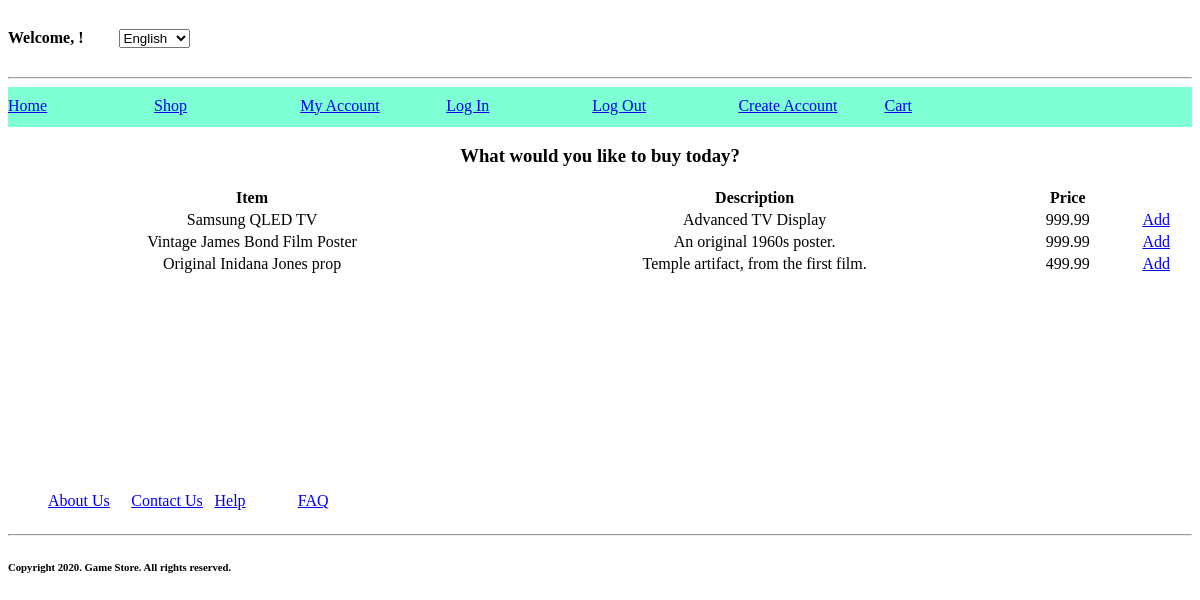
The page /electronics on the database its author committed.
### store_app/models.py (models this page shows)
class Item(models.Model):
    item_name = models.CharField(max_length=100)
    desc = models.TextField()
    price = models.DecimalField(max_digits=6, decimal_places=2)
    user = models.ManyToManyField(User, related_name="items")
    objects = ItemManager()

### store_app/views.py (the view)
# urls.py: path('electronics', views.electronics),
def electronics(request):
    context = {
         "electronic_list" : Item.objects.all()
    }
    return render(request, 'electronics.html', context)

### store_app/templates/electronics.html (shortened to what this page needs)
<!DOCTYPE html>
<html lang="en">
<head>
</head>
<body>
    <div id="headline">
        <h4>Welcome, {{logged_in_user.first_name}}!</h4>
        <select name="status">
        <option value="english">English</option>
        </select>
    </div>
        <hr>
    <div id="navbar">
        <a href="/success">Home</a>
        <a href="/electronics">Shop</a>
        <a href="/account_information">My Account</a>
        <a href="/login">Log In</a>
        <a href="/log_out">Log Out</a>
        <a href="/">Create Account</a>
        <a href="/main_cart">Cart</a>
    </div>
    <div id="main_content">
        <h3>What would you like to buy today?</h3>
        <table>
            <tr>
                <th>Item</th>
                <th>Description</th>
                <th>Price</th>
            </tr>
            {% for item in electronic_list %}
            <tr>
                <td>{{ item.item_name }}</td>
                <td>{{ item.desc }}</td>
                <td>{{ item.price }}</td>
                <td><a href="/add_to_cart/{{item.id}}">Add</a></td>
            {% endfor %}
            </tr>
        </table>
    </div>
    <div id="about_us">
        <ul>
            <a href="/about_us">About Us</a>
            <a href="/contact_us">Contact Us</a>
            <a href="/help">Help</a>
            <a href="/faq">FAQ</a>
        </ul>
    </div>
    <hr>
    <footer>
        <h6>Copyright 2020. Game Store. All rights reserved.</h6>
    </footer>
</body>
</html>

### store_app/templates/electronics.html (style rules this page uses)
* { height: auto; }
#headline { width: 30%; display: inline-block; }
#headline h4 { width: 30%; display: inline-block; }
#navbar { background-color: aquamarine; width: 100%; height: 40px; }
#navbar a { width: 12%; display: inline-block; margin-top: 10px; }
h3 { width: 100%; text-align: center; }
table { width: 100%; text-align: center; margin-bottom: 200px; }
#about_us { width: 48%; display: inline-block; }
#about_us a { width: 15%; display: inline-block; }

### rows shown on the page
Item: item_name "Samsung QLED TV", desc "Advanced TV Display", price "999.99"
Item: item_name "Vintage James Bond Film Poster", desc "An original 1960s poster.", price "999.99"
Item: item_name "Original Inidana Jones prop", desc "Temple artifact, from the first film.", price "499.99"
